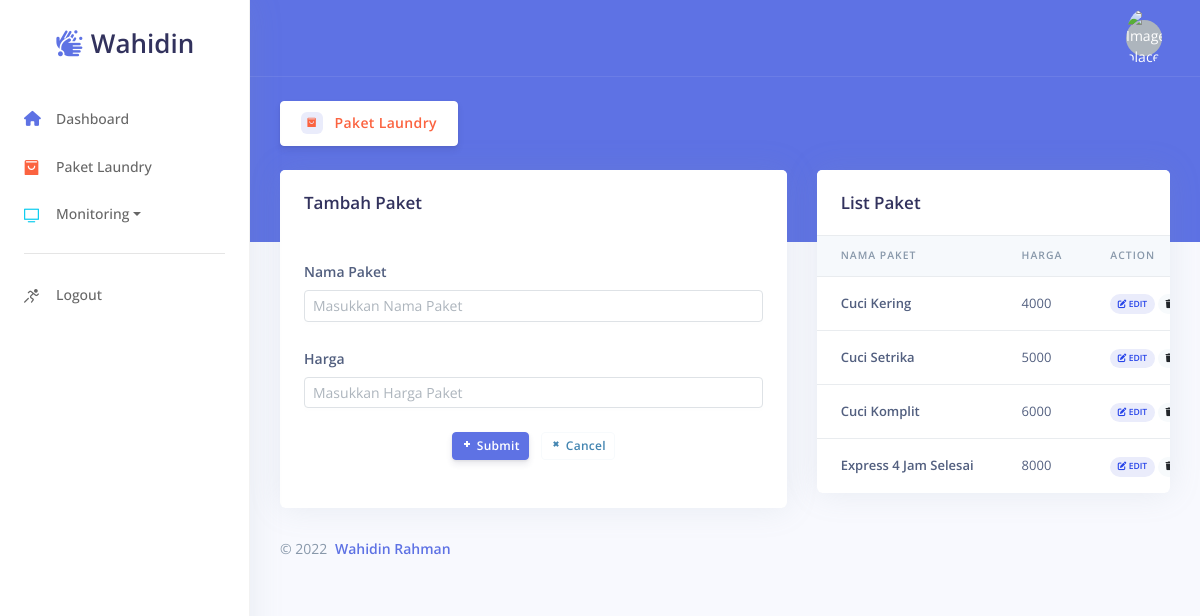
/index.php/admin/paket, run on the app's committed database.
### tables this page shows
CREATE TABLE `paket` (
  `id_paket` int(11) NOT NULL,
  `nama_paket` varchar(45) NOT NULL,
  `harga` int(11) NOT NULL
);

### application/controllers/Admin.php (called while the page is built, shortened)
<?php
class Admin extends CI_Controller {
    public function __construct()
    {
        $this->load->model('M_user');
        $this->load->model('M_laundry');
    }
    public function paket()
    {
        $this->form_validation->set_rules('nama_paket', 'Nama Paket', 'trim|required',[
            'required' => 'Form nama harus di isi'
        ]);
		$this->form_validation->set_rules('harga_paket', 'Harga Paket', 'trim|required|numeric',[
            'required' => 'Form harga harus di isi',
            'numeric' => 'Masukkan harus berupa angka'
        ]);
        if ($this->form_validation->run() == false) {
            $data['title'] = 'Paket Laundry';
            $data['user'] = $this->M_user->get_where(['username' => $this->session->userdata('username')], 'user')->row_array();
            $data['paket'] = $this->db->get('paket')->result_array();
            $this->load->view('tamplate/sidebar', $data);
            $this->load->view('tamplate/navbar', $data);
            $this->load->view('admin/paket', $data);
            $this->load->view('tamplate/footer');
        }
    }
}

### index.php (called while the page is built, shortened)
<?php
require_once BASEPATH.'core/CodeIgniter.php';

### application/views/admin/paket.php (the view, shortened to what this page needs)
 <div class="header bg-primary pb-6">
   <div class="container-fluid">
     <div class="header-body">
       <div class="row align-items-center py-4">
         <div class="col-lg-6 col-7">
<button type="button" class="btn btn-neutral">
	<span class="badge badge-primary"><i class="ni ni-bag-17 text-orange"></i></span>
	<span class="text-orange"><?= $title;?></span>
</button>
         </div>
       </div>
     </div>
   </div>
 </div>
 <div class="container-fluid mt--6">
   <div class="row">
     <div class="col-xl-7">
       <div class="card">
         <div class="card-header border-0">
           <div class="row align-items-center">
             <div class="col">
               <h3 class="mb-0">Tambah Paket</h3>
             </div>
           </div>
         </div>
         <div class="card-body">
             <form action="" method="post">
                 <div class="form-group">
                     <label class="form-control-label" for="nama-paket">Nama Paket</label>
                     <input type="text" id="nama-paket" class="form-control form-control-sm" placeholder="Masukkan Nama Paket" name="nama_paket">
                 </div>
                 <div class="form-group">
                     <label class="form-control-label" for="harga">Harga</label>
                     <input type="text" id="harga" class="form-control form-control-sm" placeholder="Masukkan Harga Paket" name="harga_paket">
                 </div>
                 <div class="form-group text-center">
                     <button type="submit" class="btn btn-primary btn-sm"><i class="ni ni-fat-add"></i> Submit</button>
                     <button type="reset" class="btn btn-outline-secondary btn-sm"><i class="ni ni-fat-remove"></i> Cancel</button>
                 </div>
             </form>
         </div>
       </div>
     </div>
     <div class="col-xl-5">
       <div class="card">
         <div class="card-header border-0">
           <div class="row align-items-center">
             <div class="col">
               <h3 class="mb-0">List Paket</h3>
             </div>
           </div>
         </div>
         <div class="table-responsive">
           <table class="table align-items-center table-flush">
             <thead class="thead-light">
               <tr>
                 <th scope="col">Nama Paket</th>
                 <th scope="col">Harga</th>
                 <th scope="col">Action</th>
               </tr>
             </thead>
             <tbody>
	<?php foreach($paket as $p) :?>
               <tr>
                 <th scope="row"><?= $p['nama_paket']; ?></th>
                 <td><?= $p['harga']; ?></td>
                 <td>
                     <a href="<?= base_url('admin/edit_paket/'). $p['id_paket']; ?>" class="badge badge-pill badge-primary"><i class="fas fa-edit"></i> Edit</a>
                     <a href="<?= base_url('admin/hapus_paket/'). $p['id_paket']; ?>" onclick="return confirm('Yakin ingin menghapus?')" class="badge badge-pill badge-secondary"><i class="fas fa-trash"></i> Hapus</a>
                 </td>
               </tr>
	<?php endforeach; ?>
             </tbody>
           </table>
         </div>
       </div>
     </div>
   </div>

### data on the page
paket: nama_paket "Cuci Kering", harga "4000"
paket: nama_paket "Cuci Setrika", harga "5000"
paket: nama_paket "Cuci Komplit", harga "6000"
paket: nama_paket "Express 4 Jam Selesai", harga "8000"

### other printed values
$title "Paket Laundry"
